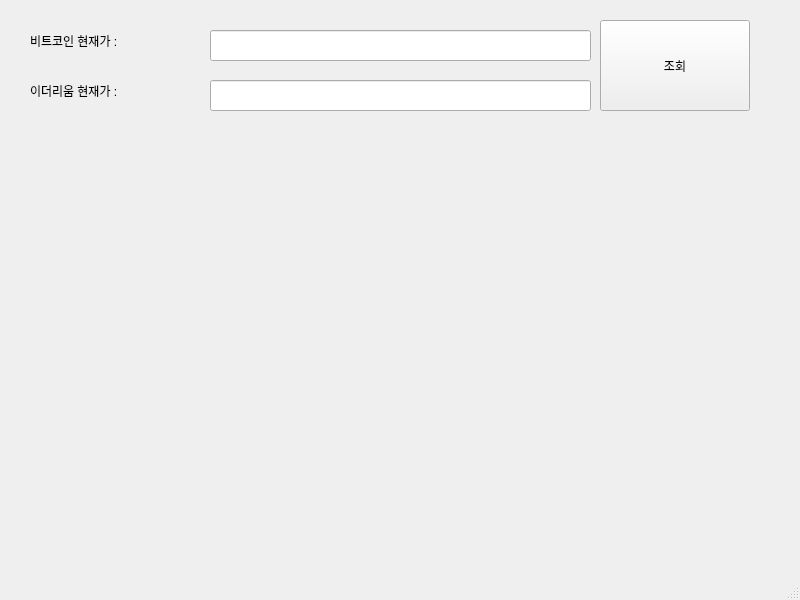
<?xml version="1.0" encoding="UTF-8"?>
<ui version="4.0">
 <class>MainWindow</class>
 <widget class="QMainWindow" name="MainWindow">
  <property name="geometry">
   <rect>
    <x>0</x>
    <y>0</y>
    <width>800</width>
    <height>600</height>
   </rect>
  </property>
  <property name="windowTitle">
   <string>업비트 시세 조회기</string>
  </property>
  <property name="windowIcon">
   <iconset>
    <normaloff>icon.png</normaloff>icon.png</iconset>
  </property>
  <property name="toolTipDuration">
   <number>-1</number>
  </property>
  <widget class="QWidget" name="centralwidget">
   <widget class="QPushButton" name="pushButton">
    <property name="geometry">
     <rect>
      <x>600</x>
      <y>20</y>
      <width>150</width>
      <height>91</height>
     </rect>
    </property>
    <property name="text">
     <string>조회</string>
    </property>
   </widget>
   <widget class="QLabel" name="label">
    <property name="geometry">
     <rect>
      <x>30</x>
      <y>20</y>
      <width>181</width>
      <height>41</height>
     </rect>
    </property>
    <property name="text">
     <string>비트코인 현재가 : </string>
    </property>
   </widget>
   <widget class="QLineEdit" name="lineEdit">
    <property name="geometry">
     <rect>
      <x>210</x>
      <y>30</y>
      <width>381</width>
      <height>31</height>
     </rect>
    </property>
   </widget>
   <widget class="QLineEdit" name="lineEdit_2">
    <property name="geometry">
     <rect>
      <x>210</x>
      <y>80</y>
      <width>381</width>
      <height>31</height>
     </rect>
    </property>
   </widget>
   <widget class="QLabel" name="label_2">
    <property name="geometry">
     <rect>
      <x>30</x>
      <y>70</y>
      <width>181</width>
      <height>41</height>
     </rect>
    </property>
    <property name="text">
     <string>이더리움 현재가 :</string>
    </property>
   </widget>
  </widget>
  <widget class="QMenuBar" name="menubar">
   <property name="geometry">
    <rect>
     <x>0</x>
     <y>0</y>
     <width>800</width>
     <height>35</height>
    </rect>
   </property>
  </widget>
  <widget class="QStatusBar" name="statusbar"/>
 </widget>
 <resources/>
 <connections/>
</ui>
